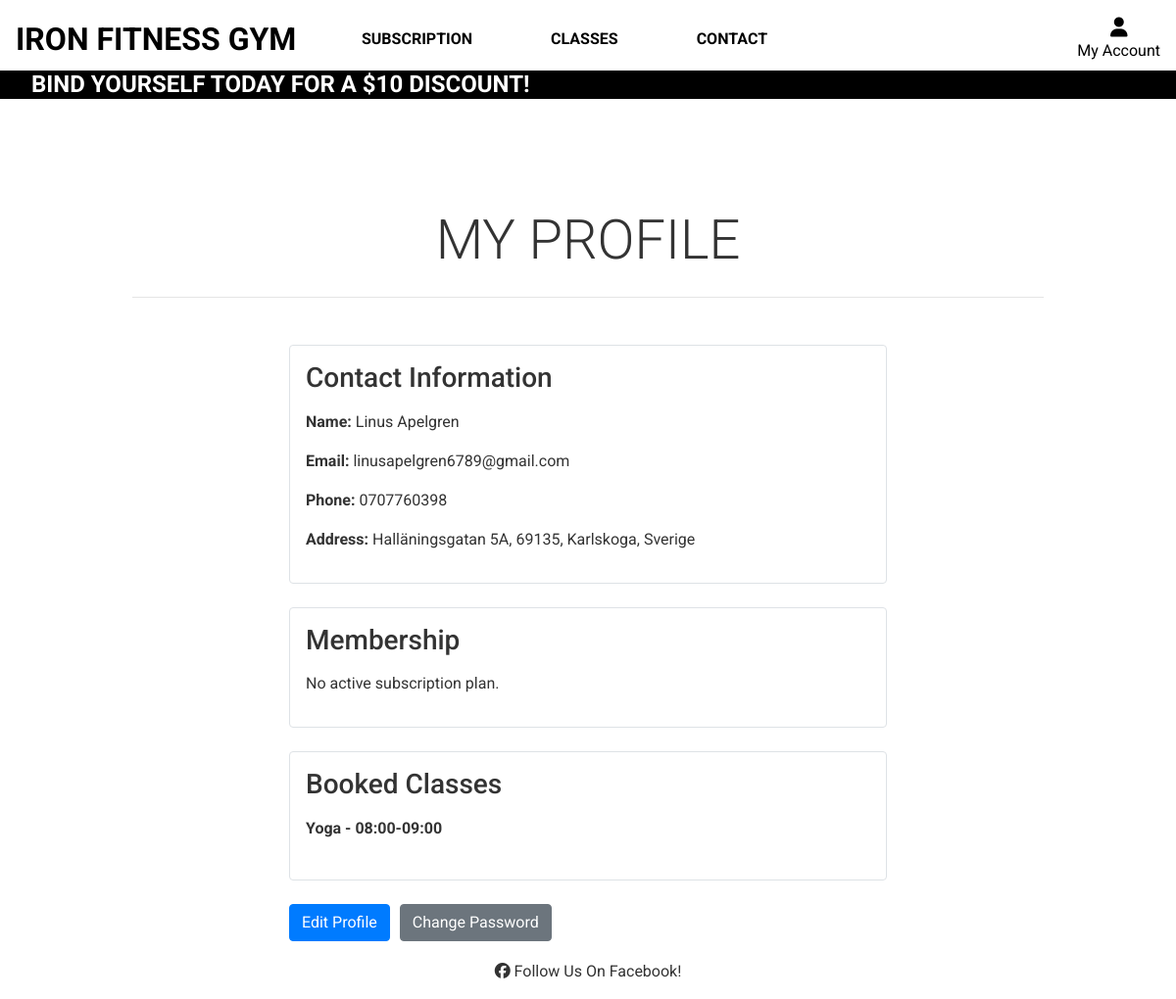
The app's page /users/profile/ (signed in) with its own data.
### users/models.py (models this page shows, shortened)
class UserProfile(models.Model):
    user = models.OneToOneField(User, on_delete=models.CASCADE)
    phone_number = models.CharField(max_length=15, blank=True)
    gym_visits = models.IntegerField(default=0)
    street_address = models.CharField(max_length=255, blank=True, null=True)
    city = models.CharField(max_length=100, blank=True, null=True)
    postal_code = models.CharField(max_length=20, blank=True, null=True)
    country = models.CharField(max_length=100, blank=True, null=True)
    subscription_plan = models.ForeignKey(SubscriptionPlan, null=True, blank=True, on_delete=models.SET_NULL)
    subscription_start_date = models.DateTimeField(null=True, blank=True)
    booked_classes = models.ManyToManyField(Booking, blank=True)

### classes/models.py (models this page shows, shortened)
class Booking(models.Model):
    visitor_name = models.CharField(max_length=100)
    visitor_email = models.EmailField()
    visitor_phone = models.CharField(max_length=15)
    fitness_class = models.CharField(max_length=20)
    class_day = models.CharField(max_length=9)  # For example, 'Monday'
    class_time = models.CharField(max_length=11)  # Format "HH:MM-HH:MM"
    user = models.ForeignKey(User, on_delete=models.CASCADE, related_name="booked_classes")

### users/views.py (the view)
# urls.py: path("profile/", login_required(profile_view), name="profile_view"),
@login_required
def profile_view(request):
    user_profile = UserProfile.objects.filter(user=request.user).first()
    if user_profile is None:
        return render(request, "users/profile.html", {"error": "User profile not found."})
    booked_classes = user_profile.booked_classes.all()  # Corrected line
    context = {
        'user_profile': user_profile,
        'booked_classes': booked_classes  # Now passing the correct booked classes
    }
    return render(request, "users/profile.html", context)

### users/templates/users/profile.html (shortened to what this page needs)
{% extends "base.html" %}
{% load static %}
{% block page_header %}
    <div class="container header-container">
    </div>
{% endblock %}
{% block content %}
<div class="d-flex flex-column min-vh-100">
    <div class="flex-grow-1">
        <div class="container-fluid">
            <div class="container mt-5">
                <div class="row mb-4">
                    <div class="col text-center">
                        <h2 class="display-4 logo-font">My Profile</h2>
                        <hr class="my-4">
                    </div>
                </div>
                <div class="row">
                    <div class="col-12 col-md-8 offset-md-2">
                        <div class="contact-info mb-4 p-3 border rounded">
                            <h3 class="mb-3">Contact Information</h3>
                            <p><strong>Name:</strong> {{ user_profile.user.first_name }} {{ user_profile.user.last_name }}</p>
                            <p><strong>Email:</strong> {{ user_profile.user.email }}</p>
                            <p><strong>Phone:</strong> {{ user_profile.phone_number }}</p>
                            <p><strong>Address:</strong> {{ user_profile.street_address }}, {{ user_profile.postal_code }}, {{ user_profile.city }}, {{ user_profile.country }}</p>
                        </div>
                        <div class="membership mb-4 p-3 border rounded position-relative">
                            <h3 class="mb-3">Membership</h3>
                            {% if user_profile.subscription_plan %}
                                <p><strong>Plan:</strong> {{ user_profile.subscription_plan.name }}</p>
                                <p><strong>Price:</strong> ${{ user_profile.subscription_plan.price }}</p>
                                <img src="{{ user_profile.subscription_plan.image.url }}" alt="Subscription Plan Image" class="img-fluid" style="max-width: 400px;">
                                <a href="{% url 'manage_subscription' %}" class="btn btn-danger position-absolute" style="top: 10px; right: 10px;">Manage</a>
                            {% else %}
                                <p>No active subscription plan.</p>
                            {% endif %}
                        </div>
                        <div class="booked-classes mb-4 p-3 border rounded">
                            <h3 class="mb-3">Booked Classes</h3>
                            {% if booked_classes %}
                                <ul class="list-group">
                                    {% for booking in booked_classes %}
                                        <strong>{{ booking.class_time }}</strong><br>
                                    {% endfor %}
                                </ul>
                            {% else %}
                                <p>No classes booked yet.</p>
                            {% endif %}
                        </div>
                        <div class="text-center">
                            <div class="profile-actions d-flex" style="gap: 10px;">
                                <a href="{% url 'profile_edit' %}" class="btn btn-primary">Edit Profile</a>
                                <a href="{% url 'account_change_password' %}" class="btn btn-secondary">Change Password</a>
                            </div>
                        </div>
                    </div>
                </div>
            </div>
        </div>
    </div>
</div>
{% endblock %}

### static/css/base.css (style rules this page uses)
html { height: 100%; }
body { font-family: 'Roboto', sans-serif; height: calc(100vh - 184px); color: #333; font-family: Roboto; background-color: white; overflow-x: hidden; }
.logo-font { text-transform: uppercase; }
.container-fluid { padding: 0; }
@media (min-width: 1200px) { .container { max-width: 80%; } }
@media (min-width: 992px) { .header-container { padding-top: 164px; } }

### records on screen
UserProfile: user.first_name "Linus", user.last_name "Apelgren", user.email "linusapelgren6789@gmail.com", phone_number "0707760398", street_address "Halläningsgatan 5A", postal_code "69135", city "Karlskoga", country "Sverige"
Booking: class_time "Yoga - 08:00-09:00"
